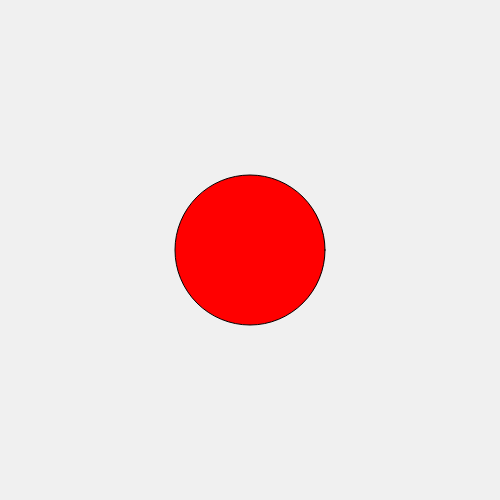
Frame 1 (no input)
Frame 60 (no input): identical to frame 1, image omitted
Frame 120 (the mouse pressed at the canvas centre since frame 60): identical to frame 1, image omitted

The p5.js sketch that drew this single still picture (run headless with seeded random() and noise() and a simulated clock; from frame 60 on, the mouse is pressed at the canvas centre):

// p5.js sketch
// ── sketch.js
let circleColor = "red";
let circleSize = 150;

function turnRed() {
  circleColor = "red";
}

function turnGreen() {
  circleColor = "green";
}

function growCircle() {
  circleSize += 10;
}

function setup() {
  createCanvas(500, 500);
}

function draw() {
  background(240);

  if (circleColor === "red") {
    fill(255, 0, 0);
  } else {
    fill(0, 255, 0);
  }

  ellipse(width / 2, height / 2, circleSize, circleSize);
}
